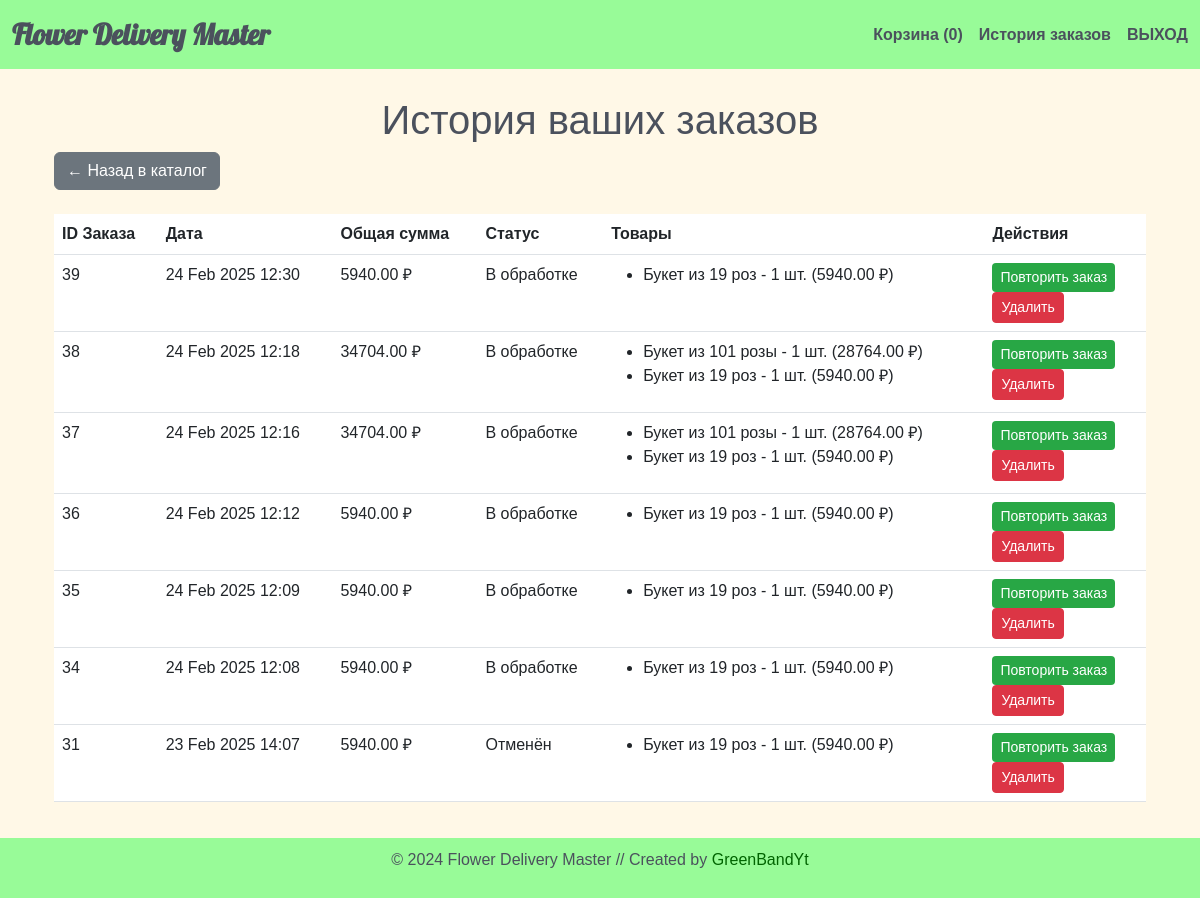
Screenshot of /catalog/order_history/ (signed in) with the database file from the repository.
### catalog/models.py (models this page shows, shortened)
class Order(models.Model):
    STATUS_CHOICES = [
        ('created', 'Новый'),
        ('processing', 'В обработке'),
        ('shipped', 'Отправлен'),
        ('delivered', 'Доставлен'),
        ('canceled', 'Отменён'),
    ]
    user = models.ForeignKey(
        settings.AUTH_USER_MODEL,
        on_delete=models.CASCADE,
        verbose_name="User"
    )
    executor = models.ForeignKey(
        settings.AUTH_USER_MODEL,
        on_delete=models.SET_NULL,
        null=True,
        blank=True,
        related_name="executor_orders",
        verbose_name="Исполнитель"
    )
    created_at = models.DateTimeField(auto_now_add=True, verbose_name="Created At")
    status = models.CharField(
        max_length=20,
        choices=STATUS_CHOICES,
        default='created',
        verbose_name="Order Status"
    )
    total_price = models.DecimalField(max_digits=10, decimal_places=2, verbose_name="Total Price")
    notes = models.TextField(blank=True, null=True, verbose_name="Order Notes")
    address = models.TextField(blank=True, null=True, verbose_name="Address")
    is_ready = models.BooleanField(default=False, verbose_name="Order Ready")  # Новое поле
    class Meta:
        db_table = "catalog_order"  # Явно указываем имя таблицы для Order

class OrderItem(models.Model):
    order = models.ForeignKey(
        Order,
        related_name="items",
        on_delete=models.CASCADE,
        verbose_name="Order"
    )
    product = models.ForeignKey(
        Product,
        on_delete=models.CASCADE,
        verbose_name="Product"
    )
    quantity = models.PositiveIntegerField(default=1, verbose_name="Quantity")
    price = models.DecimalField(max_digits=10, decimal_places=2, verbose_name="Total Price")
    class Meta:
        db_table = "catalog_orderitem"  # Явно указываем имя таблицы для OrderItem

class Product(models.Model):
    name = models.CharField(max_length=200, verbose_name="Product Name")
    description = models.TextField(blank=True, verbose_name="Description")
    price = models.DecimalField(max_digits=10, decimal_places=2, verbose_name="Price")
    image = models.ImageField(upload_to='products/', blank=True, null=True, verbose_name="Image")
    created_at = models.DateTimeField(auto_now_add=True, verbose_name="Created At")
    updated_at = models.DateTimeField(auto_now=True, verbose_name="Updated At")

### catalog/views.py (the view)
# urls.py: path('order_history/', views.order_history, name='order_history'),  # История заказов
def order_history(request):
    orders = Order.objects.filter(user=request.user).order_by('-created_at')  # Получаем заказы текущего пользователя
    return render(request, 'catalog/order_history.html', {'orders': orders})

### catalog/templates/catalog/order_history.html (shortened to what this page needs)
{% extends "base.html" %}
{% block content %}
<div class="container mt-5">
    <h1 class="text-center">История ваших заказов</h1>
    <div class="mb-4">
        <a href="{% url 'catalog:home' %}" class="btn btn-secondary">← Назад в каталог</a>
    </div>
    {% if orders %}
    <table class="table mt-4">
        <thead>
            <tr>
                <th>ID Заказа</th>
                <th>Дата</th>
                <th>Общая сумма</th>
                <th>Статус</th>
                <th>Товары</th>
                <th>Действия</th>
            </tr>
        </thead>
        <tbody>
            {% for order in orders %}
            <tr>
                <td>{{ order.id }}</td>
                <td>{{ order.created_at|date:"d M Y H:i" }}</td>
                <td>{{ order.total_price }} ₽</td>
                <td>{{ order.get_status_display }}</td>
                <td>
                    <ul>
                        {% for item in order.items.all %}
                        <li>{{ item.product.name }} - {{ item.quantity }} шт. ({{ item.price }} ₽)</li>
                        {% endfor %}
                    </ul>
                </td>
                <td>
                    <form method="post" action="{% url 'catalog:repeat_order' order.id %}">
                        <button type="submit" class="btn btn-primary btn-sm">Повторить заказ</button>
                    </form>
                    <form method="post" action="{% url 'catalog:delete_order' order.id %}" style="display: inline;">
                        <button type="submit" class="btn btn-danger btn-sm">Удалить</button>
                    </form>
                </td>
            </tr>
            {% endfor %}
        </tbody>
    </table>
    {% else %}
    <p class="text-center">Вы еще не оформляли заказы.</p>
    {% endif %}
</div>
{% endblock %}

### static/css/style.css (style rules this page uses)
body { margin: 0; padding: 0; font-family: 'Arial', sans-serif; background-color: #FFF8E7; color: #4B515D; display: flex; flex-direction: column; min-height: 100vh; }
.btn-primary { background-color: #28a745; color: #ffffff; border: none; }
h1, h2, h3 { color: #4B515D; }
button { background-color: #FF4500; color: #FFFFFF; border: none; border-radius: 5px; padding: 10px 20px; font-size: 16px; cursor: pointer; transition: background-color 0.3s ease; }

### rows the page displays
Order: id "39", created_at "24 Feb 2025 12:30", total_price "5940.00", status "В обработке"
OrderItem: product.name "Букет из 19 роз", quantity "1", price "5940.00"
Order: id "38", created_at "24 Feb 2025 12:18", total_price "34704.00", status "В обработке"
OrderItem: product.name "Букет из 101 розы", quantity "1", price "28764.00"
OrderItem: product.name "Букет из 19 роз", quantity "1", price "5940.00"
Order: id "37", created_at "24 Feb 2025 12:16", total_price "34704.00", status "В обработке"
OrderItem: product.name "Букет из 101 розы", quantity "1", price "28764.00"
OrderItem: product.name "Букет из 19 роз", quantity "1", price "5940.00"
Order: id "36", created_at "24 Feb 2025 12:12", total_price "5940.00", status "В обработке"
OrderItem: product.name "Букет из 19 роз", quantity "1", price "5940.00"
Order: id "35", created_at "24 Feb 2025 12:09", total_price "5940.00", status "В обработке"
OrderItem: product.name "Букет из 19 роз", quantity "1", price "5940.00"
Order: id "34", created_at "24 Feb 2025 12:08", total_price "5940.00", status "В обработке"
OrderItem: product.name "Букет из 19 роз", quantity "1", price "5940.00"
Order: id "31", created_at "23 Feb 2025 14:07", total_price "5940.00", status "Отменён"
OrderItem: product.name "Букет из 19 роз", quantity "1", price "5940.00"
